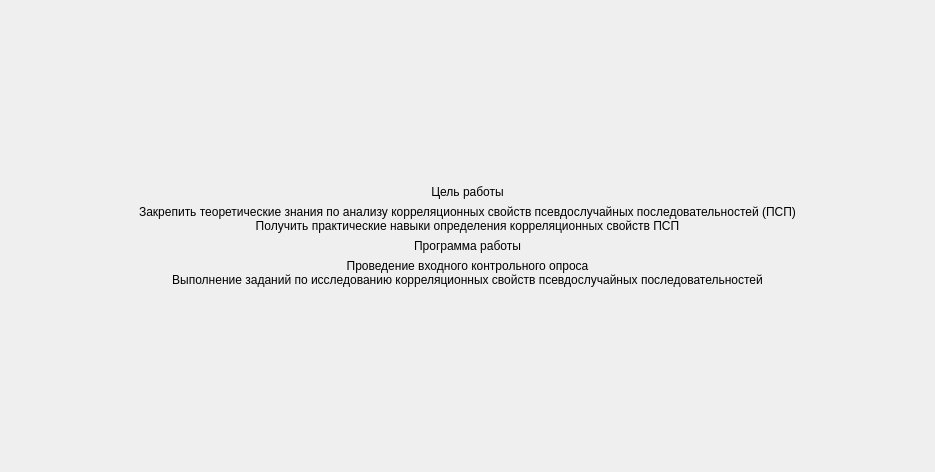
<?xml version="1.0" encoding="UTF-8"?>
<ui version="4.0">
 <class>ScreenAbout</class>
 <widget class="QFrame" name="ScreenAbout">
  <property name="geometry">
   <rect>
    <x>0</x>
    <y>0</y>
    <width>935</width>
    <height>472</height>
   </rect>
  </property>
  <property name="windowTitle">
   <string>Frame</string>
  </property>
  <layout class="QGridLayout" name="gridLayout">
   <property name="leftMargin">
    <number>0</number>
   </property>
   <property name="topMargin">
    <number>0</number>
   </property>
   <property name="rightMargin">
    <number>0</number>
   </property>
   <property name="bottomMargin">
    <number>0</number>
   </property>
   <item row="0" column="0">
    <layout class="QVBoxLayout" name="verticalLayout">
     <item>
      <spacer name="verticalSpacer">
       <property name="orientation">
        <enum>Qt::Vertical</enum>
       </property>
       <property name="sizeType">
        <enum>QSizePolicy::Expanding</enum>
       </property>
       <property name="sizeHint" stdset="0">
        <size>
         <width>0</width>
         <height>0</height>
        </size>
       </property>
      </spacer>
     </item>
     <item alignment="Qt::AlignVCenter">
      <widget class="QLabel" name="label">
       <property name="styleSheet">
        <string notr="true">font: 75 16pt &quot;MS Shell Dlg 2&quot;;</string>
       </property>
       <property name="text">
        <string>Цель работы</string>
       </property>
       <property name="alignment">
        <set>Qt::AlignCenter</set>
       </property>
       <property name="wordWrap">
        <bool>true</bool>
       </property>
      </widget>
     </item>
     <item alignment="Qt::AlignVCenter">
      <widget class="QLabel" name="label_2">
       <property name="styleSheet">
        <string notr="true">font: 12pt &quot;MS Shell Dlg 2&quot;;</string>
       </property>
       <property name="text">
        <string>Закрепить теоретические знания по анализу корреляционных свойств псевдослучайных последовательностей (ПСП)
Получить практические навыки определения корреляционных свойств ПСП</string>
       </property>
       <property name="alignment">
        <set>Qt::AlignCenter</set>
       </property>
       <property name="wordWrap">
        <bool>true</bool>
       </property>
      </widget>
     </item>
     <item alignment="Qt::AlignVCenter">
      <widget class="QLabel" name="label_3">
       <property name="styleSheet">
        <string notr="true">font: 75 16pt &quot;MS Shell Dlg 2&quot;;</string>
       </property>
       <property name="text">
        <string>Программа работы</string>
       </property>
       <property name="alignment">
        <set>Qt::AlignCenter</set>
       </property>
       <property name="wordWrap">
        <bool>true</bool>
       </property>
      </widget>
     </item>
     <item alignment="Qt::AlignVCenter">
      <widget class="QLabel" name="label_4">
       <property name="styleSheet">
        <string notr="true">font: 12pt &quot;MS Shell Dlg 2&quot;;</string>
       </property>
       <property name="text">
        <string>Проведение входного контрольного опроса
Выполнение заданий по исследованию корреляционных свойств псевдослучайных последовательностей</string>
       </property>
       <property name="alignment">
        <set>Qt::AlignCenter</set>
       </property>
       <property name="wordWrap">
        <bool>true</bool>
       </property>
      </widget>
     </item>
     <item>
      <spacer name="verticalSpacer_2">
       <property name="orientation">
        <enum>Qt::Vertical</enum>
       </property>
       <property name="sizeType">
        <enum>QSizePolicy::Expanding</enum>
       </property>
       <property name="sizeHint" stdset="0">
        <size>
         <width>0</width>
         <height>0</height>
        </size>
       </property>
      </spacer>
     </item>
    </layout>
   </item>
  </layout>
 </widget>
 <resources/>
 <connections/>
</ui>
